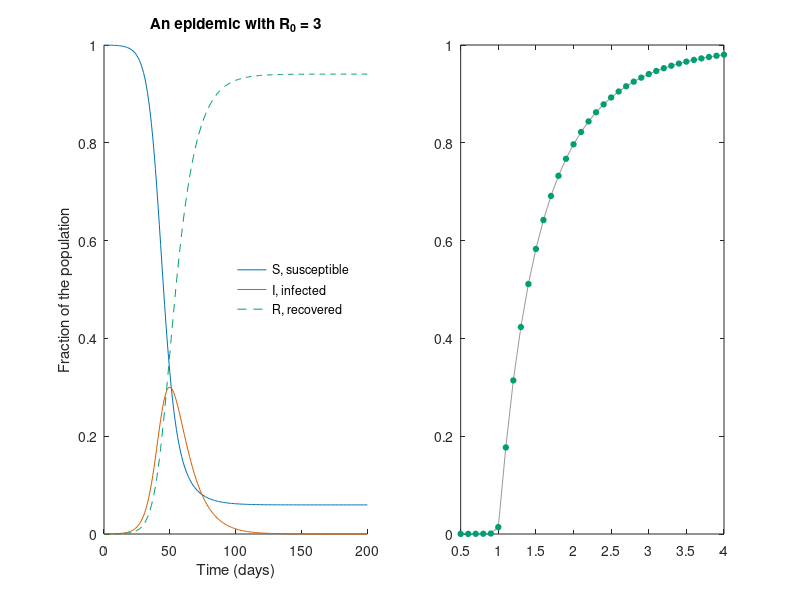

The MATLAB source for this figure: (Note: this script raises an error after producing the figure.)
%% The SIR model of an epidemic (book Eqs. 1.6 to 1.8)
%     dS/dt = -beta*S*I
%     dI/dt =  beta*S*I - gamma*I
%     dR/dt =  gamma*I
% S, I and R are fractions of the population. With almost everyone
% susceptible at the start, an outbreak grows only if the basic
% reproduction number R0 = beta/gamma exceeds 1. The fraction finally
% infected, R_inf, then satisfies  R_inf = 1 - S0*exp(-R0*R_inf).
% Requires: core MATLAB only.

gamma = 0.1;                       % recovery rate: 10 days to recover
I0 = 1e-4;                         % one person in 10,000 infected at first
S0 = 1 - I0;
opts = odeset('RelTol', 1e-8, 'AbsTol', 1e-10);
sir_rhs = @(t, y, beta) [-beta * y(1) * y(2);
                     beta * y(1) * y(2) - gamma * y(2);
                     gamma * y(2)];
% Final size: the one root between 0 and 1 of R_inf = 1 - S0*exp(-R0*R_inf)
final_size = @(R0) fzero(@(x) x - (1 - S0 * exp(-R0 * x)), [0 1]);

%% One epidemic, R0 = 3
beta = 0.3;
t = linspace(0, 200, 201);         % days
[~, Y] = ode45(@(t, y) sir_rhs(t, y, beta), t, [S0 I0 0], opts);
S = Y(:, 1); I = Y(:, 2); R = Y(:, 3);
[~, peak] = max(I);
fprintf(['R0 = %g: peak of %.4f infected on day %g; after 200 days ' ...
    'R = %.4f (final-size equation: %.4f)\n'], beta / gamma, I(peak), ...
    t(peak), R(end), final_size(beta / gamma));

%% Final size for a range of R0
R0s = linspace(0.5, 4, 36);
simulated = zeros(size(R0s));
theory = zeros(size(R0s));
for k = 1:numel(R0s)
    [~, Yk] = ode45(@(t, y) sir_rhs(t, y, R0s(k) * gamma), [0 5000], ...
        [S0 I0 0], opts);
    simulated(k) = Yk(end, 3);
    theory(k) = final_size(R0s(k));
end

%% Plot
fig = figure('Position', [100 100 1000 400]);
subplot(1, 2, 1)
plot(t, S, '-', 'Color', [0.000 0.447 0.698]);
hold on
plot(t, I, '-', 'Color', [0.835 0.369 0.000]);
plot(t, R, '--', 'Color', [0.000 0.620 0.451]);
xlabel('Time (days)'); ylabel('Fraction of the population');
title('An epidemic with R_0 = 3');
legend({'S, susceptible', 'I, infected', 'R, recovered'}, ...
    'Location', 'east', 'Box', 'off');
box off

subplot(1, 2, 2)
plot(R0s, theory, '-', 'Color', [0.6 0.6 0.6]);
hold on
plot(R0s, simulated, 'o', 'Color', [0.000 0.620 0.451], ...
    'MarkerFaceColor', [0.000 0.620 0.451], 'MarkerSize', 4);
xline(1, 'LineStyle', ':', 'Color', [0.6 0.6 0.6], 'LineWidth', 1.5);
xlabel('Basic reproduction number R_0'); ylabel('Fraction ever infected');
title('Final size of the epidemic');
legend({'final-size equation', 'simulation'}, 'Location', 'southeast', ...
    'Box', 'off');
box off
sbp.save_figure(fig, mfilename('fullpath'), 'fig-sir');

results.peak_infected = I(peak);
results.peak_day = t(peak);
results.final_R = R(end);
results.final_size_R0_3 = final_size(3.0);
results.R0 = R0s;
results.final_size_simulated = simulated;
sbp.save_results(mfilename('fullpath'), results);
